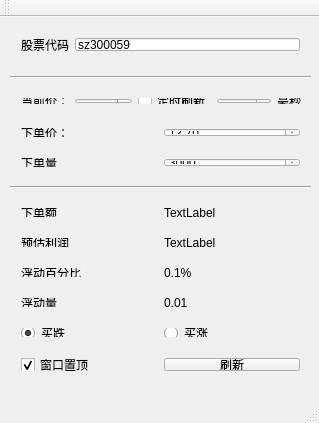
<?xml version="1.0" encoding="UTF-8"?>
<ui version="4.0">
 <class>MainWindow</class>
 <widget class="QMainWindow" name="MainWindow">
  <property name="geometry">
   <rect>
    <x>0</x>
    <y>0</y>
    <width>319</width>
    <height>423</height>
   </rect>
  </property>
  <property name="windowTitle">
   <string>高抛低吸监控</string>
  </property>
  <widget class="QWidget" name="centralWidget">
   <widget class="QWidget" name="layoutWidget">
    <property name="geometry">
     <rect>
      <x>10</x>
      <y>10</y>
      <width>301</width>
      <height>35</height>
     </rect>
    </property>
    <layout class="QHBoxLayout" name="horizontalLayout">
     <item>
      <widget class="QLabel" name="label_9">
       <property name="text">
        <string>股票代码</string>
       </property>
      </widget>
     </item>
     <item>
      <widget class="QLineEdit" name="lineEdit">
       <property name="text">
        <string>sz300059</string>
       </property>
      </widget>
     </item>
    </layout>
   </widget>
   <widget class="QWidget" name="layoutWidget">
    <property name="geometry">
     <rect>
      <x>10</x>
      <y>70</y>
      <width>304</width>
      <height>28</height>
     </rect>
    </property>
    <layout class="QHBoxLayout" name="horizontalLayout_2">
     <item>
      <widget class="QLabel" name="label_8">
       <property name="text">
        <string>当前价：</string>
       </property>
      </widget>
     </item>
     <item>
      <widget class="QDoubleSpinBox" name="doubleSpinBox_2">
       <property name="singleStep">
        <double>0.100000000000000</double>
       </property>
      </widget>
     </item>
     <item>
      <widget class="QCheckBox" name="checkBox_2">
       <property name="text">
        <string>定时刷新</string>
       </property>
      </widget>
     </item>
     <item>
      <widget class="QSpinBox" name="spinBox_2">
       <property name="minimum">
        <number>100</number>
       </property>
       <property name="maximum">
        <number>1000</number>
       </property>
       <property name="singleStep">
        <number>100</number>
       </property>
      </widget>
     </item>
     <item>
      <widget class="QLabel" name="label">
       <property name="text">
        <string>毫秒</string>
       </property>
      </widget>
     </item>
    </layout>
   </widget>
   <widget class="QWidget" name="layoutWidget">
    <property name="geometry">
     <rect>
      <x>10</x>
      <y>100</y>
      <width>301</width>
      <height>31</height>
     </rect>
    </property>
    <layout class="QHBoxLayout" name="horizontalLayout_3">
     <item>
      <widget class="QLabel" name="label_3">
       <property name="text">
        <string>下单价：</string>
       </property>
      </widget>
     </item>
     <item>
      <widget class="QDoubleSpinBox" name="doubleSpinBox">
       <property name="singleStep">
        <double>0.100000000000000</double>
       </property>
       <property name="value">
        <double>12.699999999999999</double>
       </property>
      </widget>
     </item>
    </layout>
   </widget>
   <widget class="QWidget" name="layoutWidget">
    <property name="geometry">
     <rect>
      <x>10</x>
      <y>240</y>
      <width>301</width>
      <height>31</height>
     </rect>
    </property>
    <layout class="QHBoxLayout" name="horizontalLayout_4">
     <item>
      <widget class="QLabel" name="label_5">
       <property name="text">
        <string>浮动百分比</string>
       </property>
      </widget>
     </item>
     <item>
      <widget class="QLabel" name="label_4">
       <property name="text">
        <string>0.1%</string>
       </property>
      </widget>
     </item>
    </layout>
   </widget>
   <widget class="QWidget" name="layoutWidget">
    <property name="geometry">
     <rect>
      <x>10</x>
      <y>270</y>
      <width>301</width>
      <height>31</height>
     </rect>
    </property>
    <layout class="QHBoxLayout" name="horizontalLayout_5">
     <item>
      <widget class="QLabel" name="label_6">
       <property name="text">
        <string>浮动量</string>
       </property>
      </widget>
     </item>
     <item>
      <widget class="QLabel" name="label_7">
       <property name="text">
        <string>0.01</string>
       </property>
      </widget>
     </item>
    </layout>
   </widget>
   <widget class="QWidget" name="layoutWidget">
    <property name="geometry">
     <rect>
      <x>10</x>
      <y>300</y>
      <width>301</width>
      <height>31</height>
     </rect>
    </property>
    <layout class="QHBoxLayout" name="horizontalLayout_6">
     <item>
      <widget class="QRadioButton" name="radioButton">
       <property name="text">
        <string>买跌</string>
       </property>
       <property name="checked">
        <bool>true</bool>
       </property>
      </widget>
     </item>
     <item>
      <widget class="QRadioButton" name="radioButton_2">
       <property name="text">
        <string>买涨</string>
       </property>
      </widget>
     </item>
    </layout>
   </widget>
   <widget class="QWidget" name="layoutWidget">
    <property name="geometry">
     <rect>
      <x>10</x>
      <y>130</y>
      <width>301</width>
      <height>31</height>
     </rect>
    </property>
    <layout class="QHBoxLayout" name="horizontalLayout_7">
     <item>
      <widget class="QLabel" name="label_10">
       <property name="text">
        <string>下单量</string>
       </property>
      </widget>
     </item>
     <item>
      <widget class="QSpinBox" name="spinBox">
       <property name="maximum">
        <number>10000000</number>
       </property>
       <property name="singleStep">
        <number>100</number>
       </property>
       <property name="value">
        <number>3000</number>
       </property>
      </widget>
     </item>
    </layout>
   </widget>
   <widget class="QWidget" name="layoutWidget">
    <property name="geometry">
     <rect>
      <x>10</x>
      <y>210</y>
      <width>301</width>
      <height>31</height>
     </rect>
    </property>
    <layout class="QHBoxLayout" name="horizontalLayout_8">
     <item>
      <widget class="QLabel" name="label_11">
       <property name="text">
        <string>预估利润</string>
       </property>
      </widget>
     </item>
     <item>
      <widget class="QLabel" name="label_12">
       <property name="text">
        <string>TextLabel</string>
       </property>
      </widget>
     </item>
    </layout>
   </widget>
   <widget class="Line" name="line">
    <property name="geometry">
     <rect>
      <x>10</x>
      <y>160</y>
      <width>301</width>
      <height>20</height>
     </rect>
    </property>
    <property name="orientation">
     <enum>Qt::Horizontal</enum>
    </property>
   </widget>
   <widget class="Line" name="line_2">
    <property name="geometry">
     <rect>
      <x>10</x>
      <y>50</y>
      <width>301</width>
      <height>20</height>
     </rect>
    </property>
    <property name="orientation">
     <enum>Qt::Horizontal</enum>
    </property>
   </widget>
   <widget class="QWidget" name="">
    <property name="geometry">
     <rect>
      <x>10</x>
      <y>180</y>
      <width>301</width>
      <height>31</height>
     </rect>
    </property>
    <layout class="QHBoxLayout" name="horizontalLayout_9">
     <item>
      <widget class="QLabel" name="label_13">
       <property name="text">
        <string>下单额</string>
       </property>
      </widget>
     </item>
     <item>
      <widget class="QLabel" name="label_14">
       <property name="text">
        <string>TextLabel</string>
       </property>
      </widget>
     </item>
    </layout>
   </widget>
   <widget class="QWidget" name="">
    <property name="geometry">
     <rect>
      <x>10</x>
      <y>330</y>
      <width>301</width>
      <height>35</height>
     </rect>
    </property>
    <layout class="QHBoxLayout" name="horizontalLayout_10">
     <item>
      <widget class="QCheckBox" name="checkBox">
       <property name="text">
        <string>窗口置顶</string>
       </property>
       <property name="checked">
        <bool>true</bool>
       </property>
      </widget>
     </item>
     <item>
      <widget class="QPushButton" name="pushButton">
       <property name="text">
        <string>刷新</string>
       </property>
      </widget>
     </item>
    </layout>
   </widget>
  </widget>
  <widget class="QToolBar" name="mainToolBar">
   <attribute name="toolBarArea">
    <enum>TopToolBarArea</enum>
   </attribute>
   <attribute name="toolBarBreak">
    <bool>false</bool>
   </attribute>
  </widget>
  <widget class="QStatusBar" name="statusBar"/>
 </widget>
 <layoutdefault spacing="6" margin="11"/>
 <resources/>
 <connections/>
</ui>
